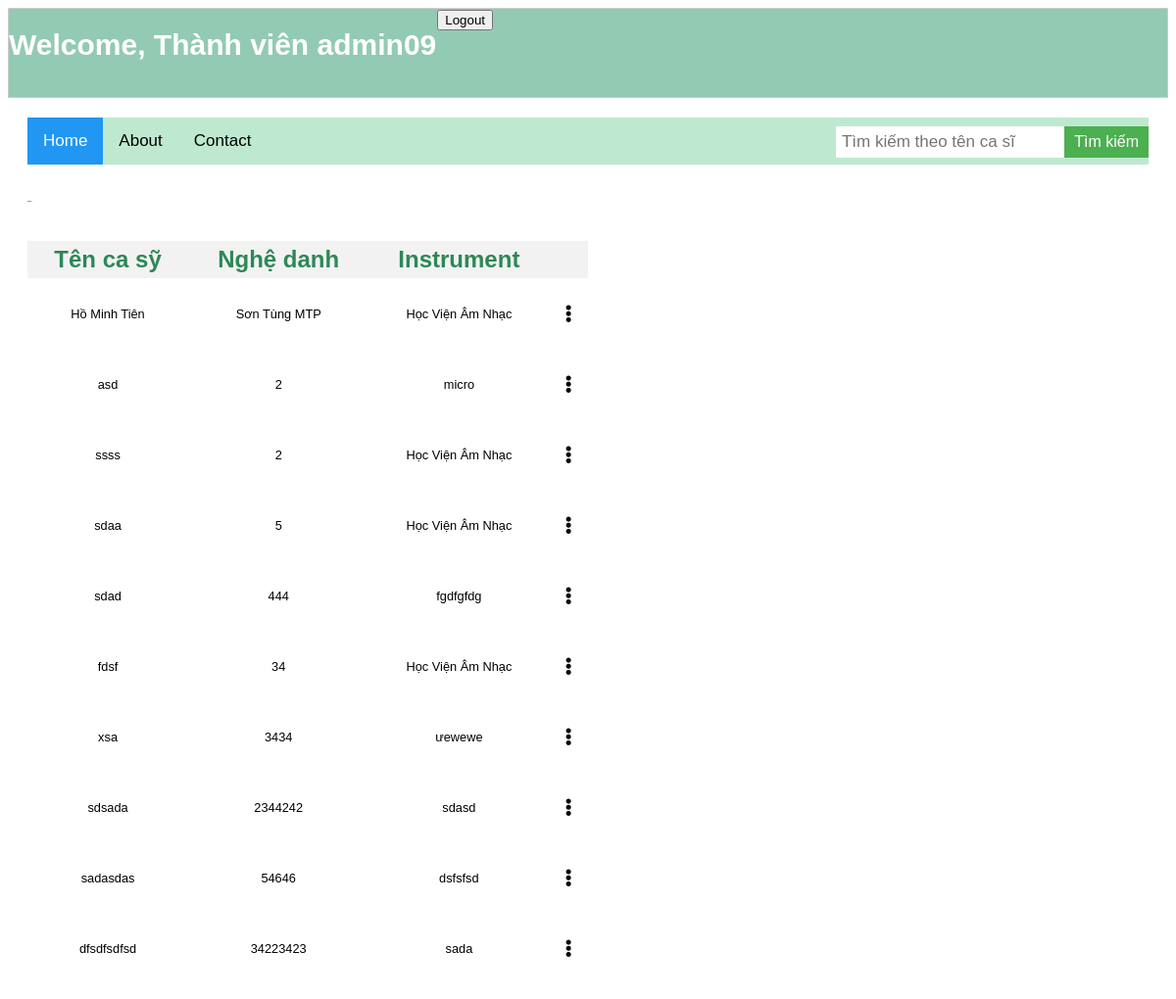
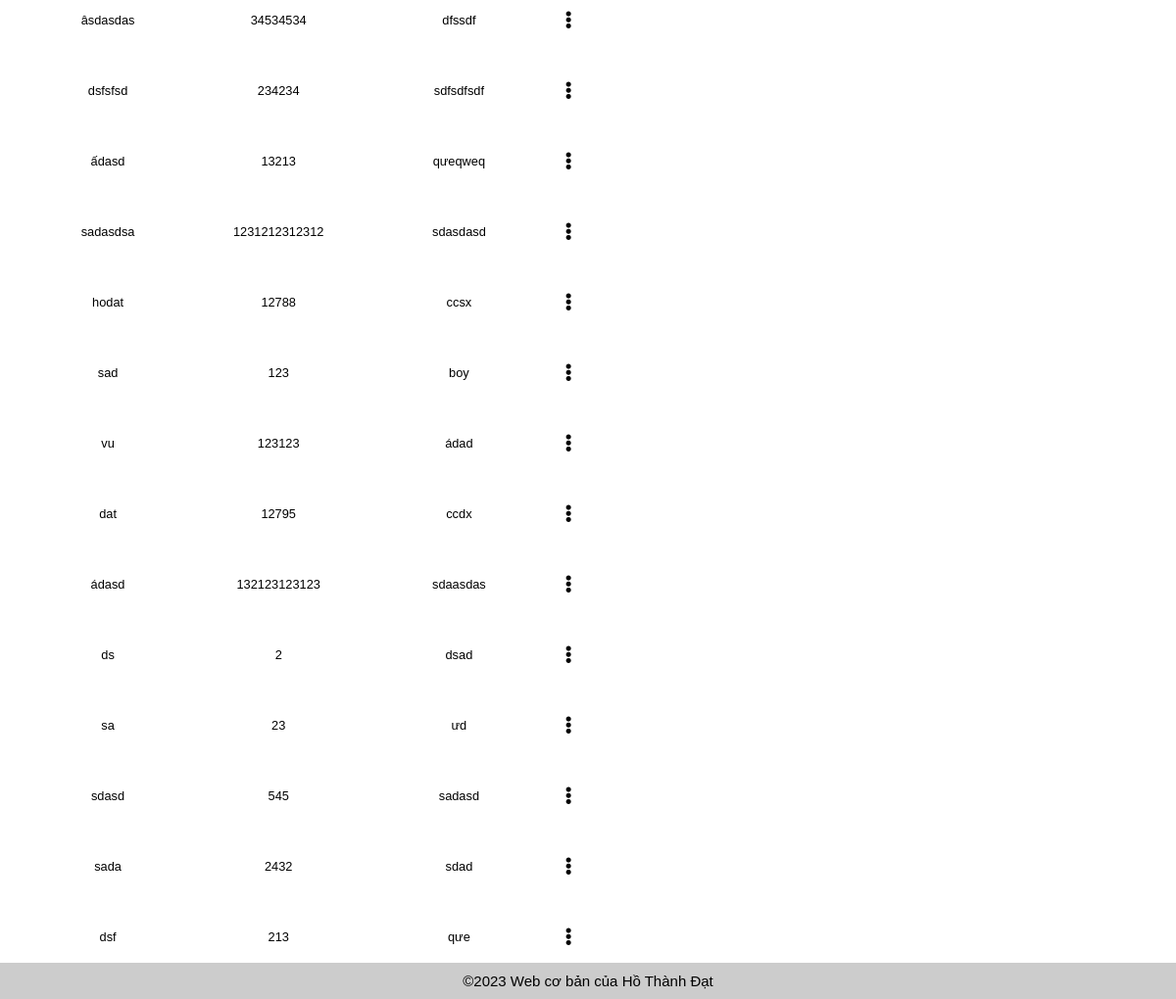
Screenshot of /artisr/search/ (signed in) with the database file from the repository (2 pictures, top to bottom).
### artisr/models.py (models this page shows, shortened)
class Musician(models.Model):
    first_name = models.CharField(max_length=50)
    last_name = models.CharField(max_length=50)
    instrument = models.CharField(max_length=100)
    full_name = models.TextField(null=True)

### artisr/views.py (the view)
def search_singer(request):
    if request.method == 'GET':
        query = request.GET.get('query')
        show_form = True
        if query:
            singers = Musician.objects.filter(first_name__icontains=query)
            if not singers:
                return render(request, 'artisr/index.html', {
                        'error2': "Không tìm thấy tên ca sỹ! ",
                    })
        else:
            singers = Musician.objects.all()
        context = {'singers': singers, 'show_form': show_form}
        return render(request, 'artisr/index.html', context)

### artisr/templates/artisr/index.html (shortened to what this page needs)
<!DOCTYPE html>
<html>
<head>
  {% load static %}
  <link rel="stylesheet" type="text/css" href="{% static 'css/styles.css' %}">
  <link rel="stylesheet" href="https://cdnjs.cloudflare.com/ajax/libs/font-awesome/5.15.3/css/all.min.css" />
  <link rel="stylesheet" href="https://cdnjs.cloudflare.com/ajax/libs/font-awesome/4.7.0/css/font-awesome.min.css">
</head>
<body>
  <header>
    <div class="button-group">
      {% if request.session.username %}
        <h1>Welcome, Thành viên {{ request.session.username }}</h1>
        <form action="{% url 'artisr:user_logout' %}" method="get" class="button-form">
          <input type="submit" value="Logout">
        </form>
      {% endif %}
    </div>
  </header>
  <main>
    <div class="topnav">
      <a class="active" href="{% url 'artisr:index'%}">Home</a>
      <a href="#about">About</a>
      <a href="#contact">Contact</a>
      <h2>
        <form class = "search-container" action="{% url 'artisr:search_singer' %}" method="get">
          <input class = "input" type="text" name="query" placeholder="Tìm kiếm theo tên ca sĩ">
          <input  class = "button" type="submit" value="Tìm kiếm">
        </form>
      </h2>
    </div>
    <br><br>
    {% if singers %}
      <h2>List ca sĩ</h2>
      <table class="md-table">
        <thead>
          <tr class="md-table-header">
            <th>Tên ca sỹ</th>
            <th>Nghệ danh</th>
            <th>Instrument</th>
            <th></th>
          </tr>
        </thead>
        <tbody>
          {% for singer in singers %}
            <tr class="md-table-content">
              <td>{{ singer.first_name }}</td>
              <td>{{ singer.last_name }}</td>
              <td>{{ singer.instrument }}</td>
              <td>
                <div class="dropdown">
                  <button class="dropbtn"><i class="fas fa-ellipsis-v dropdown-icon"></i></button>
                </div>
              </td>
            </tr>
          {% endfor %}
        </tbody>
      </table>
    {% endif %}
  </main>
  <footer>
    <div>©2023 Web cơ bản của Hồ Thành Đạt</div>
  </footer>
</body>
</html>

### artisr/templates/artisr/index.html (style rules this page uses)
header { border:1px solid #ccc; background-color:#93cab3; color:rgb(255, 255, 255); text-align:right; padding-bottom:15px; min-height: 5vh; }
header h1 { font-size:30px; text-align:left; }
header div { font-size:18px; }
main { background-color:#ffffff; padding:20px; text-align: justify; min-height: 100vh; }
main h2 { font-family:'Segoe UI',Arial,sans-serif; font-size: 1px; }
footer { position: fixed; left: 0; bottom: 0; width: 100%; background-color: #ccc; text-align: center; padding: 10px; font-size: 15px; text-decoration-color: darkseagreen; }
.md-table { border-collapse: collapse; width: 50%; border-color: rgb(54, 39, 122); color: rgb(133, 30, 30); margin-top: 40px; }
.md-table-header { border-bottom: 1px solid rgb(143, 106, 132); color: rgb(45, 136, 86); text-align: left; font-size: 1.5em; font-weight: 700; padding: 16px 16px 16px 0; border: none; }
.md-table-content { white-space: nowrap; font-size: 0.8em; padding: 16px 16px 16px 0; height: 72px; color: rgb(0, 0, 0); border-bottom: 1px solid rgb(255, 255, 255); background-color: rgb(255, 255, 255); border: 0; }
table { border-collapse: collapse; width: 20%; border: none; }
th, td { border: none; padding: 5px; text-align: center; font-family: "Arial", sans-serif; }
th { background-color: #f2f2f2; }
.button-group { display: flex; justify-content: flex-start; margin-bottom: 1px; }
.button-form { margin-right: 50px; font-size: 1px; padding: 1px 1px; width: 1px }
.button-form:last-child { margin-right: 1px; }
.dropdown { position: relative; display: inline-block; }
.dropbtn { background-color: transparent; border: none; cursor: pointer; }
.dropdown .dropdown-icon { font-size: 18px; }
*,*:after,*:before { box-sizing:border-box; -moz-box-sizing:border-box; -webkit-box-sizing:border-box; }
* { box-sizing: border-box; }
body { font-family: Arial, Helvetica, sans-serif; }
.topnav { overflow: hidden; background-color: #bee9d0; }
.topnav a { float: left; display: block; color: black; text-align: center; padding: 14px 16px; text-decoration: none; font-size: 17px; }
.topnav a.active { background-color: #2196F3; color: white; }
.topnav .search-container { float: right; }
.topnav input[type=text] { padding: 6px; margin-top: 8px; font-size: 17px; border: none; }
.button { background-color: #4CAF50; border: none; color: white; padding: 7px 10px; text-align: center; text-decoration: none; display: inline-block; font-size: 16px; }

### rows the page displays
Musician: first_name "Hồ Minh Tiên", last_name "Sơn Tùng MTP", instrument "Học Viện Âm Nhạc"
Musician: first_name "asd", last_name "2", instrument "micro"
Musician: first_name "ssss", last_name "2", instrument "Học Viện Âm Nhạc"
Musician: first_name "sdaa", last_name "5", instrument "Học Viện Âm Nhạc"
Musician: first_name "sdad", last_name "444", instrument "fgdfgfdg"
Musician: first_name "fdsf", last_name "34", instrument "Học Viện Âm Nhạc"
Musician: first_name "xsa", last_name "3434", instrument "ưewewe"
Musician: first_name "sdsada", last_name "2344242", instrument "sdasd"
Musician: first_name "sadasdas", last_name "54646", instrument "dsfsfsd"
Musician: first_name "dfsdfsdfsd", last_name "34223423", instrument "sada"
Musician: first_name "âsdasdas", last_name "34534534", instrument "dfssdf"
Musician: first_name "dsfsfsd", last_name "234234", instrument "sdfsdfsdf"
Musician: first_name "ấdasd", last_name "13213", instrument "qưeqweq"
Musician: first_name "sadasdsa", last_name "1231212312312", instrument "sdasdasd"
Musician: first_name "hodat", last_name "12788", instrument "ccsx"
Musician: first_name "sad", last_name "123", instrument "boy"
Musician: first_name "vu", last_name "123123", instrument "ádad"
Musician: first_name "dat", last_name "12795", instrument "ccdx"
Musician: first_name "ádasd", last_name "132123123123", instrument "sdaasdas"
Musician: first_name "ds", last_name "2", instrument "dsad"
Musician: first_name "sa", last_name "23", instrument "ưd"
Musician: first_name "sdasd", last_name "545", instrument "sadasd"
Musician: first_name "sada", last_name "2432", instrument "sdad"
Musician: first_name "dsf", last_name "213", instrument "qưe"

### other values shown
{{ request.session.username }} "admin09"
